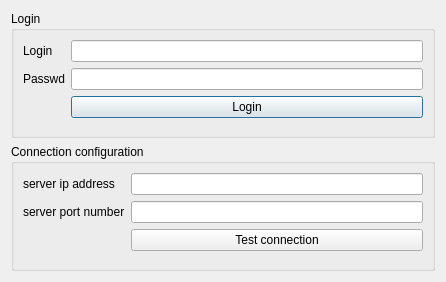
<?xml version="1.0" encoding="UTF-8"?>
<ui version="4.0">
 <class>LoginDialog</class>
 <widget class="QDialog" name="LoginDialog">
  <property name="geometry">
   <rect>
    <x>0</x>
    <y>0</y>
    <width>446</width>
    <height>282</height>
   </rect>
  </property>
  <property name="windowTitle">
   <string>Dialog</string>
  </property>
  <layout class="QVBoxLayout" name="verticalLayout">
   <item>
    <widget class="QGroupBox" name="groupBox_2">
     <property name="title">
      <string>Login</string>
     </property>
     <layout class="QFormLayout" name="formLayout_2">
      <item row="0" column="0">
       <widget class="QLabel" name="label_3">
        <property name="text">
         <string>Login</string>
        </property>
       </widget>
      </item>
      <item row="0" column="1">
       <widget class="QLineEdit" name="userLogin"/>
      </item>
      <item row="1" column="0">
       <widget class="QLabel" name="label_4">
        <property name="text">
         <string>Passwd</string>
        </property>
       </widget>
      </item>
      <item row="1" column="1">
       <widget class="QLineEdit" name="userPassword"/>
      </item>
      <item row="2" column="1">
       <widget class="QPushButton" name="login">
        <property name="text">
         <string>Login</string>
        </property>
       </widget>
      </item>
     </layout>
    </widget>
   </item>
   <item>
    <widget class="QGroupBox" name="groupBox">
     <property name="title">
      <string>Connection configuration</string>
     </property>
     <property name="flat">
      <bool>false</bool>
     </property>
     <property name="checkable">
      <bool>false</bool>
     </property>
     <property name="checked">
      <bool>false</bool>
     </property>
     <layout class="QFormLayout" name="formLayout">
      <item row="0" column="0">
       <widget class="QLabel" name="label">
        <property name="text">
         <string>server ip address</string>
        </property>
       </widget>
      </item>
      <item row="0" column="1">
       <widget class="QLineEdit" name="serverIp"/>
      </item>
      <item row="1" column="0">
       <widget class="QLabel" name="label_2">
        <property name="text">
         <string>server port number</string>
        </property>
       </widget>
      </item>
      <item row="1" column="1">
       <widget class="QLineEdit" name="serverPort"/>
      </item>
      <item row="2" column="1">
       <widget class="QPushButton" name="testConnction">
        <property name="text">
         <string>Test connection</string>
        </property>
       </widget>
      </item>
      <item row="2" column="0">
       <widget class="QLabel" name="connectResponseLabel">
        <property name="text">
         <string/>
        </property>
       </widget>
      </item>
     </layout>
    </widget>
   </item>
  </layout>
 </widget>
 <resources/>
 <connections/>
</ui>
